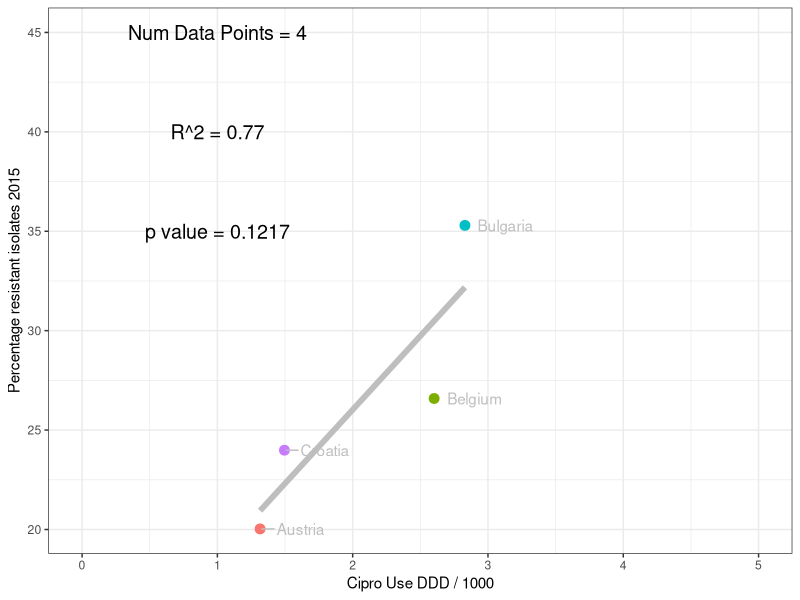

The R source for this figure:

#Set your working directory
setwd("/Users/pleunipennings/Documents/GitHub/Biometry_2024")

#Load the libraries. 
#If you don't have them, use install.packages("library name in quotation marks") to get the library
library(ggplot2)
library(ggrepel)

#Read the two dataframes 
Use <- read.csv("ECDC2015CiproUse.csv")
Res <- read.csv("ECDC2015CiproResistanceEcoli.csv")

# Merge the two dataframes by the shared column "Country"
merged_df <- merge(Use, Res, by = "Country")

#This shortens the data frame to only the first 4 points. 
#Remove this line (with #) to get the entire dataset - makes a cooler plot
merged_df <- merged_df[1:4,]

#run a correlation test 
cor.test(merged_df$CiproUse2015, merged_df$ResistancePercentage)

### Make sure you read the value of the correlation coefficient ("cor" or "r")
### Make sure you read the value of p-value

#store the r value using the $estimate component of the test
r = cor.test(merged_df$CiproUse2015, merged_df$ResistancePercentage)$estimate
pvalue = cor.test(merged_df$CiproUse2015, merged_df$ResistancePercentage)$p.value

#calculate the Rsquared value by squaring the r value: 
Rsqvalue = r^2

#round to just two decimals because it looks nicer on your plot
RsqvalueTwoDec <- round(Rsqvalue,2)
# This is to make the p value in the plot look a little better
pvaluePlot = round(pvalue,4)
if (pvalue < 0.001) pvaluePlot  <- "< 0.001" 

##Here is code for a plot. 
# Make 10 changes (e.g. remove a line, put it back. Try "TRUE" where I used "FALSE")
# For each change you try, determine what it does and write a comment between the code lines to explain to your future self

ggplot(data = merged_df, mapping = aes(x = CiproUse2015, y = ResistancePercentage, label=Country))+
  geom_smooth(method = "lm", color = "grey", linewidth = 2, alpha = 0.5, se = FALSE)+  
  geom_point(aes(color = Country),  size = 3, show.legend = FALSE)+
  #scale_y_continuous(limits = c(0,50))+
  scale_x_continuous(limits = c(0,5))+
  theme_bw()+
  labs(y= "Percentage resistant isolates 2015", x = "Cipro Use DDD / 1000")+
  annotate(geom="text", x=1, y=45, label=paste("Num Data Points =", nrow(merged_df)), size = 5)+
  annotate(geom="text", x=1, y=40, label=paste("R^2 =", RsqvalueTwoDec), size = 5)+
  annotate(geom="text", x=1, y=35, label=paste("p value =", pvaluePlot), size = 5)+
  geom_text_repel(nudge_x = .3, col = "grey")


